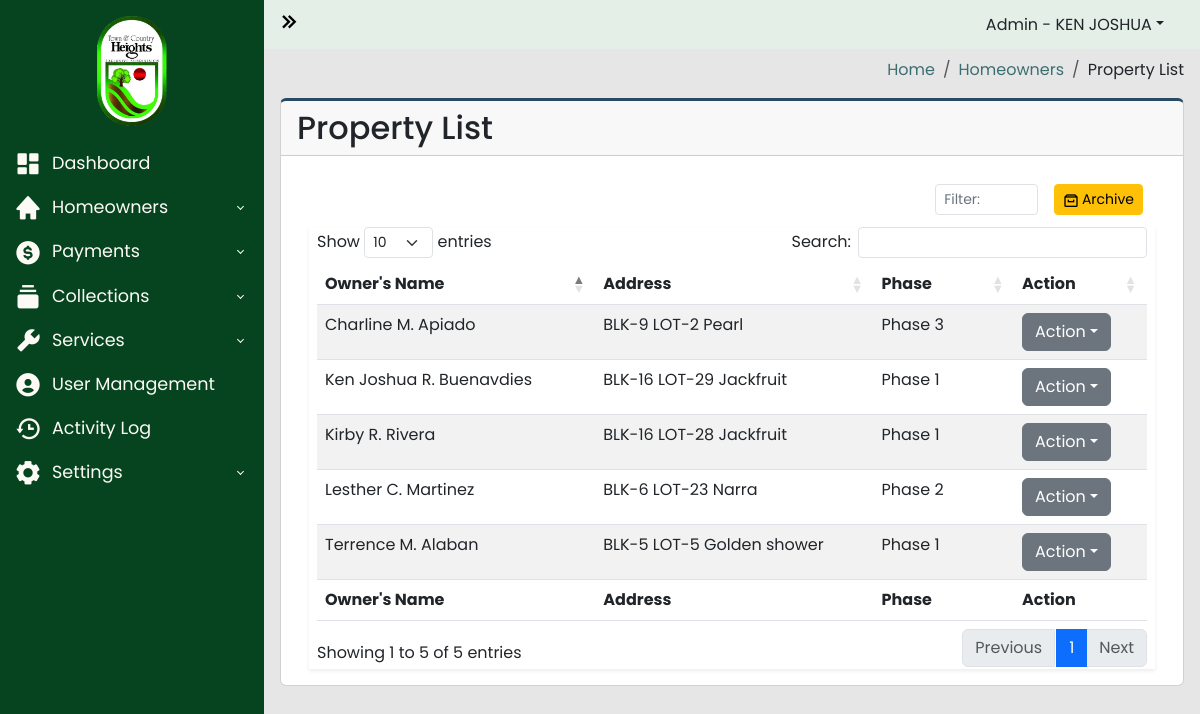
Page /admin-panel/property_list.php (signed in) on the earlier database version.
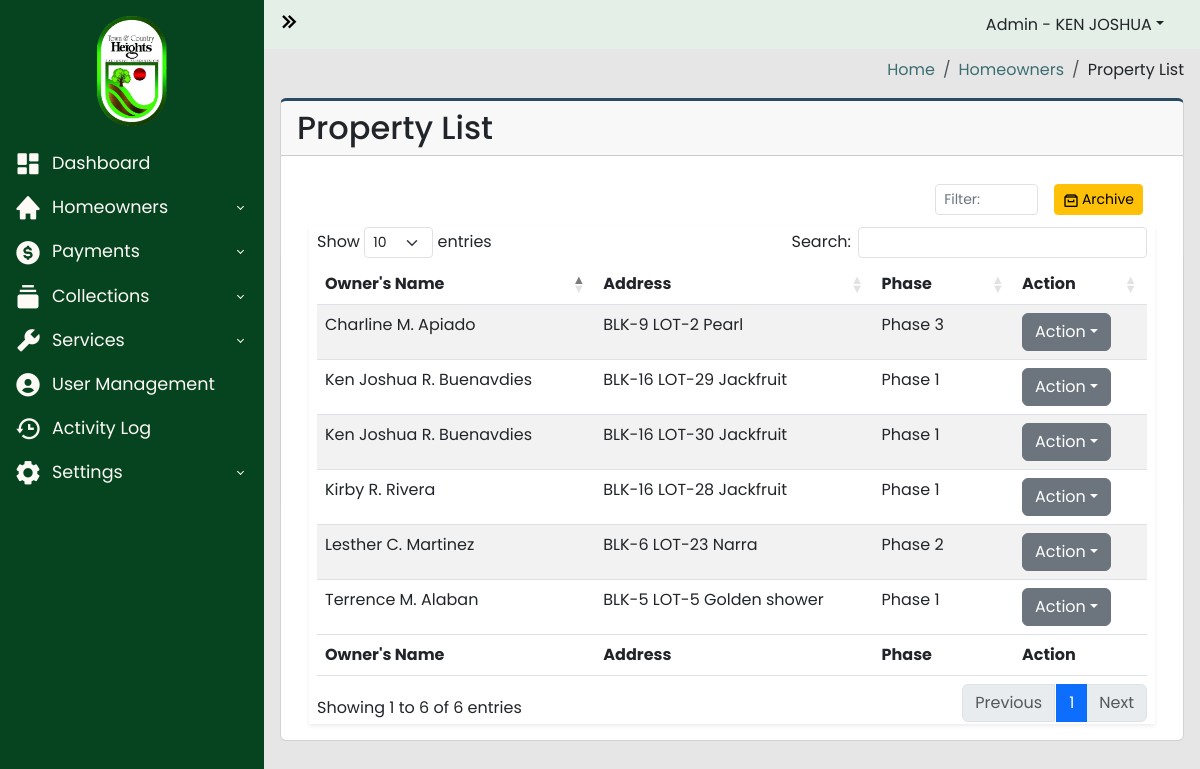
Same page on the later database version.
### tables this page shows
CREATE TABLE `property_list` (
  `id` int(100) NOT NULL,
  `homeowners_id` int(100) NOT NULL,
  `blk` varchar(100) NOT NULL,
  `lot` varchar(100) NOT NULL,
  `phase` varchar(100) NOT NULL,
  `street` varchar(100) NOT NULL,
  `tenant` int(100) DEFAULT NULL,
  `archive` varchar(255) NOT NULL DEFAULT 'ACTIVE'
);

CREATE TABLE `homeowners_users` (
  `id` int(100) NOT NULL,
  `account_number` varchar(100) NOT NULL,
  `username` varchar(100) NOT NULL,
  `password` varchar(100) NOT NULL,
  `firstname` varchar(100) NOT NULL,
  `lastname` varchar(100) NOT NULL,
  `middle_initial` varchar(100) NOT NULL,
  `email` varchar(100) NOT NULL,
  `phone_number` varchar(100) NOT NULL,
  `blk` varchar(100) NOT NULL,
  `lot` varchar(100) NOT NULL,
  `street` varchar(100) NOT NULL,
  `phase` varchar(100) NOT NULL,
  `status` varchar(100) NOT NULL,
  `date_created` datetime NOT NULL,
  `archive` varchar(255) NOT NULL DEFAULT 'ACTIVE',
  `token` varchar(255) NOT NULL
);

### admin-panel/property_list.php (the view, shortened to what the changed rows need)
<?php
require_once("../includes/header.php");
?>
<?php
$server = new Server;
$server->adminAuthentication();
?>
<body>
  <div class="wrapper">
    <div class="main">
      <main class="content px-3 py-2">
        <div class="card card-border">
          <div class="card-header">
            <h2>Property List</h2>
          </div>
          <div class="card-body">
            <div class="container-fluid">
              <section class="main-content">
                <div class="row">
                  <div class="col-xs-12">
                    <div class="box">
                      <div class="body-box shadow-sm">
                        <div class="table-responsive mx-2">
                          <table id="propertyListTable" class="table table-striped" style="width:100%">
                            <thead>
                              <tr>
                                <th width="20%">Owner's Name</th>
                                <th width="20%">Address</th>
                                <th width="10%">Phase</th>
                                <th scope="col" width="5%">Action</th>
                              </tr>
                            </thead>
                            <tbody>
                              <?php
                              $ACTIVE = "ACTIVE";
                              $query = "SELECT
                              property_list.id,
                              property_list.homeowners_id,
                              property_list.blk as property_blk,
                              property_list.lot as property_lot,
                              property_list.phase as property_phase,
                              property_list.street as property_street,
                              homeowners_users.firstname,
                              homeowners_users.lastname,
                              homeowners_users.middle_initial FROM property_list INNER JOIN homeowners_users WHERE property_list.homeowners_id = homeowners_users.id AND property_list.archive = :ACTIVE";
                              $data = ["ACTIVE" => $ACTIVE];
                              $connection = $server->openConn();
                              $stmt = $connection->prepare($query);
                              $stmt->execute($data);
                              $count = $stmt->rowCount();
                              if ($count > 0) {
                                while ($result = $stmt->fetch()) {
                                  $firstname = $result['firstname'];
                                  $lastname = $result['lastname'];
                                  $middle_initial = $result['middle_initial'];
                                  $property_blk = $result['property_blk'];
                                  $property_lot = $result['property_lot'];
                                  $property_street = $result['property_street'];
                                  $property_phase = $result['property_phase'];
                              ?>
                                  <tr>
                                    <td><?php echo $firstname . " " . $middle_initial . " " . $lastname;  ?></td>
                                    <td><?php echo "BLK-" . $property_blk . " LOT-" . $property_lot . " " . $property_street ?></td>
                                    <td><?php echo $property_phase;  ?></td>
                                    <td>
                                      <div class="dropdown">
                                        <a class="btn btn-secondary dropdown-toggle" type="button" data-bs-toggle="dropdown">Action</a>
                                      </div>
                                    </td>
                                  </tr>
                              <?php
                                }
                              } else {
                              }
                              ?>
                            </tbody>
                            <tfoot>
                              <tr>
                                <th width="20%">Owner's Name</th>
                                <th width="20%">Address</th>
                                <th width="10%">Phase</th>
                                <th scope="col" width="5%">Action</th>
                              </tr>
                            </tfoot>
                          </table>
                        </div>
                      </div>
                    </div>
                  </div>
                </div>
              </section>
            </div>
          </div>
        </div>
      </main>
    </div>
  </div>
  <?php
  include("../includes/footer.php");
  ?>

Differences in the rows shown:
added property_list: homeowners.firstname "Ken Joshua", homeowners.middle_initial "R.", homeowners.lastname "Buenavdies", blk "16", lot "30", street "Jackfruit", phase "Phase 1"
Other differences:
text written by a page script: "Show entries Search: Showing 1 to 5 of 5 entries Previous 1 Next" → "Show entries Search: Showing 1 to 6 of 6 entries Previous 1 Next"
